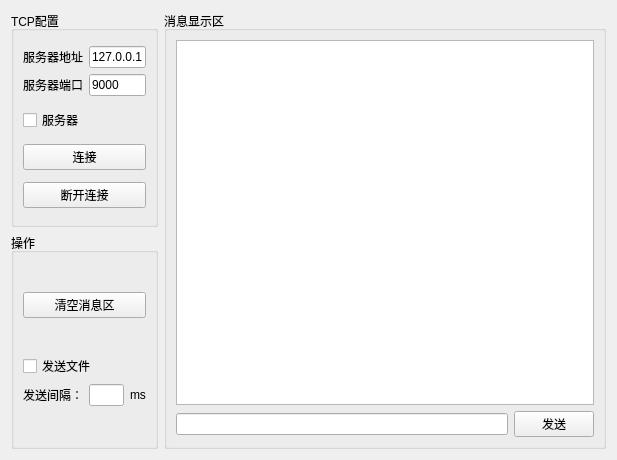
<?xml version="1.0" encoding="UTF-8"?>
<ui version="4.0">
 <class>CTcpWidgetClass</class>
 <widget class="QWidget" name="CTcpWidgetClass">
  <property name="geometry">
   <rect>
    <x>0</x>
    <y>0</y>
    <width>617</width>
    <height>460</height>
   </rect>
  </property>
  <property name="windowTitle">
   <string>CTcpWidget</string>
  </property>
  <layout class="QVBoxLayout" name="verticalLayout_4">
   <item>
    <layout class="QHBoxLayout" name="horizontalLayout" stretch="1,3">
     <item>
      <layout class="QVBoxLayout" name="verticalLayout">
       <item>
        <widget class="QGroupBox" name="groupBox">
         <property name="title">
          <string>TCP配置</string>
         </property>
         <layout class="QVBoxLayout" name="verticalLayout_3">
          <property name="leftMargin">
           <number>9</number>
          </property>
          <property name="topMargin">
           <number>9</number>
          </property>
          <property name="rightMargin">
           <number>9</number>
          </property>
          <property name="bottomMargin">
           <number>9</number>
          </property>
          <item>
           <layout class="QGridLayout" name="gridLayout">
            <item row="1" column="1">
             <widget class="QLineEdit" name="lineEdit_peerPort">
              <property name="text">
               <string>9000</string>
              </property>
             </widget>
            </item>
            <item row="1" column="0">
             <widget class="QLabel" name="label_4">
              <property name="text">
               <string>服务器端口</string>
              </property>
             </widget>
            </item>
            <item row="0" column="0">
             <widget class="QLabel" name="label_3">
              <property name="text">
               <string>服务器地址</string>
              </property>
             </widget>
            </item>
            <item row="0" column="1">
             <widget class="QLineEdit" name="lineEdit_peerIp">
              <property name="text">
               <string>127.0.0.1</string>
              </property>
             </widget>
            </item>
           </layout>
          </item>
          <item>
           <widget class="QCheckBox" name="checkBox_server">
            <property name="text">
             <string>服务器</string>
            </property>
           </widget>
          </item>
          <item>
           <widget class="QPushButton" name="pushButton_open">
            <property name="text">
             <string>连接</string>
            </property>
           </widget>
          </item>
          <item>
           <widget class="QPushButton" name="pushButton_close">
            <property name="text">
             <string>断开连接</string>
            </property>
           </widget>
          </item>
         </layout>
        </widget>
       </item>
       <item>
        <widget class="QGroupBox" name="groupBox_3">
         <property name="title">
          <string>操作</string>
         </property>
         <layout class="QVBoxLayout" name="verticalLayout_5">
          <item>
           <widget class="QPushButton" name="pushButton_clear">
            <property name="text">
             <string>清空消息区</string>
            </property>
           </widget>
          </item>
          <item>
           <layout class="QGridLayout" name="gridLayout_2">
            <item row="0" column="0" colspan="2">
             <widget class="QCheckBox" name="checkBox_sendFile">
              <property name="text">
               <string>发送文件</string>
              </property>
             </widget>
            </item>
            <item row="1" column="0">
             <widget class="QLabel" name="label_5">
              <property name="text">
               <string>发送间隔：</string>
              </property>
             </widget>
            </item>
            <item row="1" column="1">
             <widget class="QLineEdit" name="lineEdit_sendInterval"/>
            </item>
            <item row="1" column="2">
             <widget class="QLabel" name="label_6">
              <property name="text">
               <string>ms</string>
              </property>
             </widget>
            </item>
           </layout>
          </item>
         </layout>
        </widget>
       </item>
      </layout>
     </item>
     <item>
      <widget class="QGroupBox" name="groupBox_2">
       <property name="title">
        <string>消息显示区</string>
       </property>
       <layout class="QVBoxLayout" name="verticalLayout_2">
        <item>
         <widget class="QPlainTextEdit" name="plainTextEdit_content"/>
        </item>
        <item>
         <layout class="QHBoxLayout" name="horizontalLayout_3">
          <item>
           <widget class="QLineEdit" name="lineEdit_msg"/>
          </item>
          <item>
           <widget class="QPushButton" name="pushButton_send">
            <property name="text">
             <string>发送</string>
            </property>
           </widget>
          </item>
         </layout>
        </item>
       </layout>
      </widget>
     </item>
    </layout>
   </item>
  </layout>
 </widget>
 <resources/>
 <connections/>
</ui>
